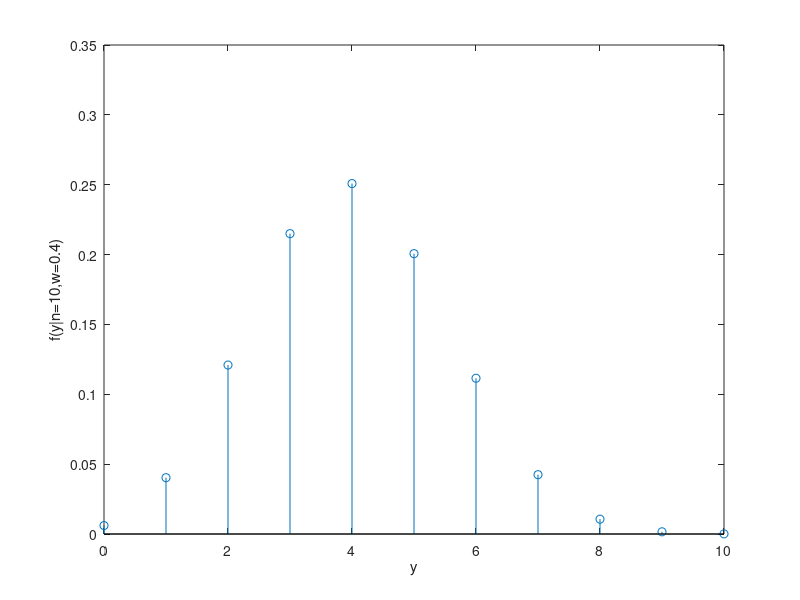

Here is the MATLAB script that generated this plot:
f = []; xaxis = []; n = 10; w = 0.4;
for y = 0:10,
  f_y = factorial(n)/(factorial(y)*factorial(n-y)) ...
      * w^y * (1-w)^(n-y);
  f = [f f_y]; 
  xaxis = [xaxis y];
end
stem(xaxis,f), xlabel('y'), ylabel('f(y|n=10,w=0.4)')

